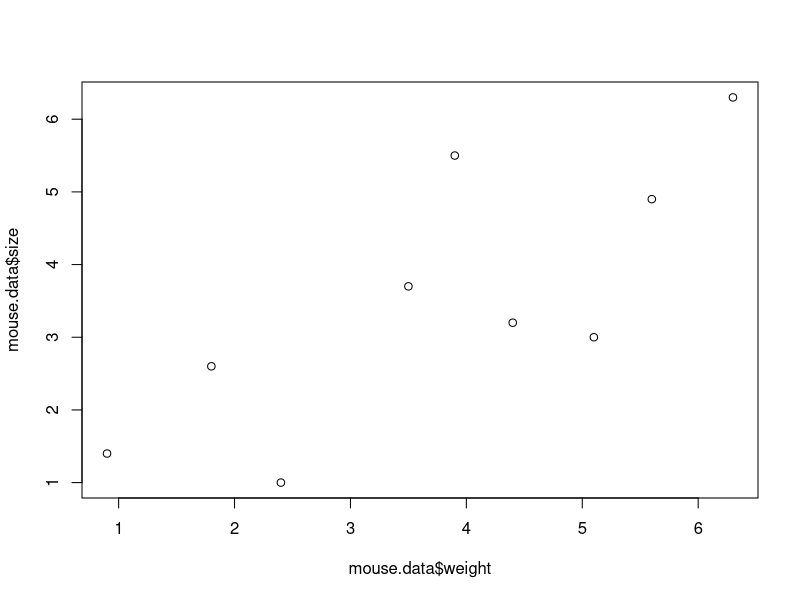

The R source for this figure:
mouse.data <- data.frame(
  weight = c(0.9,1.8,2.4,3.5,3.9,4.4,5.1,5.6,6.3),
  size = c(1.4,2.6,1.0,3.7,5.5,3.2,3.0,4.9,6.3))
mouse.data

plot(mouse.data$weight,mouse.data$size)

mouse.regression <- lm(size ~ weight, data=mouse.data)
summary(mouse.regression)
#lm stands for linear models
#weight are x-values, size are y-values
#lm then calculates OLS estimates of y intercept and slopes

